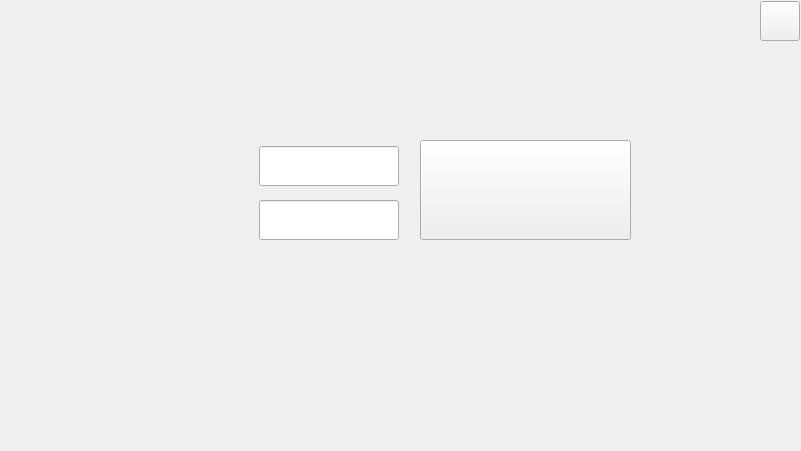
  <widget class="QStackedWidget" name="syssw">
   <property name="geometry">
    <rect>
     <x>0</x>
     <y>-1</y>
     <width>801</width>
     <height>451</height>
    </rect>
   </property>
   <property name="styleSheet">
    <string notr="true">border-image: url(:/images/bg.png);</string>
   </property>
   <property name="currentIndex">
    <number>0</number>
   </property>
   <widget class="QWidget" name="page">
    <widget class="QPushButton" name="sbtn">
     <property name="geometry">
      <rect>
       <x>420</x>
       <y>140</y>
       <width>211</width>
       <height>100</height>
      </rect>
     </property>
     <property name="font">
      <font>
       <family>AR PL UKai CN</family>
       <pointsize>20</pointsize>
      </font>
     </property>
     <property name="styleSheet">
      <string notr="true">border-image: url(:/images/main.png);</string>
     </property>
     <property name="text">
      <string/>
     </property>
    </widget>
    <widget class="QPushButton" name="out_btn">
     <property name="geometry">
      <rect>
       <x>760</x>
       <y>1</y>
       <width>40</width>
       <height>40</height>
      </rect>
     </property>
     <property name="styleSheet">
      <string notr="true">border-image: url(:/images/out.png);</string>
     </property>
     <property name="text">
      <string/>
     </property>
    </widget>
    <widget class="QLabel" name="label_2">
     <property name="geometry">
      <rect>
       <x>200</x>
       <y>140</y>
       <width>50</width>
       <height>50</height>
      </rect>
     </property>
     <property name="styleSheet">
      <string notr="true">border-image: url(:/images/name.png);</string>
     </property>
     <property name="text">
      <string/>
     </property>
    </widget>
    <widget class="SoftKeyLineEdit" name="uname">
     <property name="geometry">
      <rect>
       <x>259</x>
       <y>146</y>
       <width>140</width>
       <height>40</height>
      </rect>
     </property>
     <property name="styleSheet">
      <string notr="true">border-image: url(:/images/white.png);</string>
     </property>
    </widget>
    <widget class="SoftKeyLineEdit" name="upassword">
     <property name="geometry">
      <rect>
       <x>259</x>
       <y>200</y>
       <width>140</width>
       <height>40</height>
      </rect>
     </property>
     <property name="styleSheet">
      <string notr="true">border-image: url(:/images/white.png);</string>
     </property>
    </widget>
    <widget class="QLabel" name="label_6">
     <property name="geometry">
      <rect>
       <x>198</x>
       <y>194</y>
       <width>54</width>
       <height>50</height>
      </rect>
     </property>
     <property name="styleSheet">
      <string notr="true">border-image: url(:/images/pass.png);</string>
     </property>
     <property name="text">
      <string/>
     </property>
    </widget>
   </widget>
  </widget>
